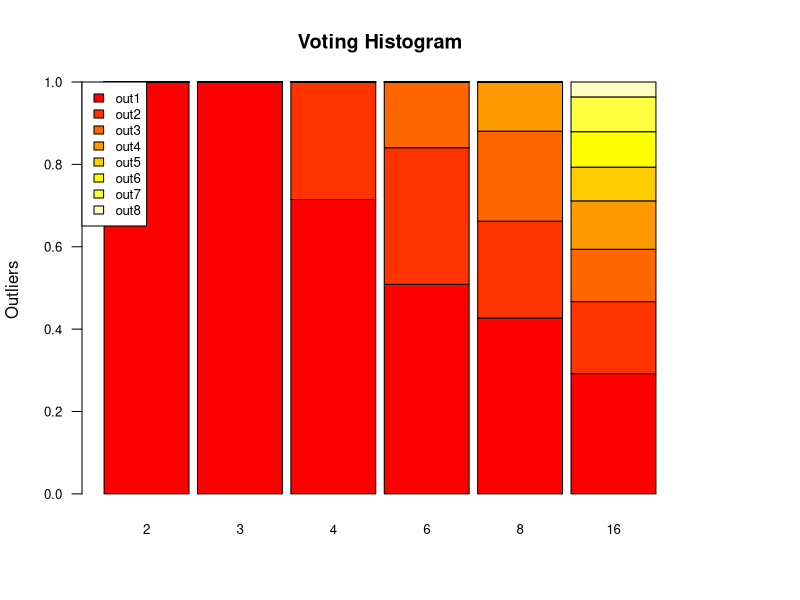

Write the R code that produced this figure.
X11.options(type="nbcairo")

# Define colors to be used for lines
plot_colors <- c("blue","red")

to_file <- 1

if (to_file==1) {
  png(filename="voting-histogram-relative.png", height=600, width=600, 
   bg="white")
  # postscript("fig1.eps")
}

# Read car and truck values from tab-delimited autos.dat
data <- read.table("voting-histogram-relative.dat", header=T, sep=" ")
#data <- read.table("voting-histogram.dat", header=T, sep=" ")

# Expand right side of clipping rect to make room for the legend
par(xpd=T, mar=par()$mar+c(0,0,0,4))

# Graph autos (transposing the matrix) using heat colors,  
# put 10% of the space between each bar, and make labels  
# smaller with horizontal y-axis labels
barplot(t(data), main="Voting Histogram", ylab="Outliers", 
   col=heat.colors(8), space=0.1, cex.axis=0.8, las=1,
   names.arg=c(2,3,4,6,8,16), cex=0.8)
   
# Place the legend at (6,30) using heat colors
legend("topleft", names(data), cex=0.8, fill=heat.colors(8));
  
# Restore default clipping rect
par(mar=c(5, 4, 4, 2) + 0.1)

# Turn off device driver (to flush output to png)
if (to_file==1) {
  dev.off()
}